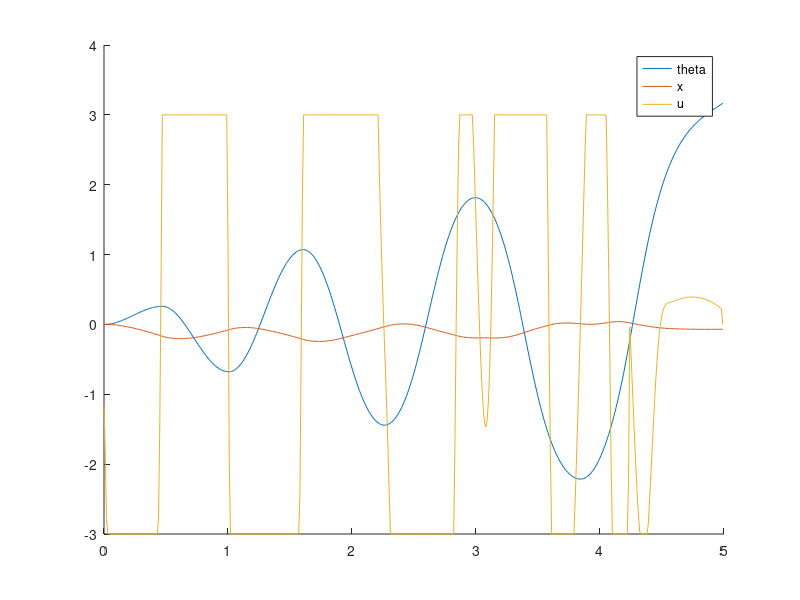

Reproduce this figure in MATLAB.
%==========================================================================
% UNIVERSITAT JAUME I (UJI) - GRADO EN INTELIGENCIA ROBÓTICA
% Alumno: Miguel Porcar Vicent
% Proyecto: TFG_Control_MiguelPorcar (simulacion)
%==========================================================================
% SCRIPT:      control_swingup.m
% CARPETA:     /simulacion/simulaciones_codigo/control_Kx_integrador_cartpole
% DESCRIPCIÓN: Define los parámetros físicos del péndulo invertido y
%              obtiene la respuesta del control SwingUp con PFL
%              
% ENTRADAS:    - Parámetros dinámicos teóricos/identificados del sistema.
% SALIDAS:     - control_swingup_T_XXms.pdf (Validación temporal del controlador)
%==========================================================================
%% 1. PARÁMETROS EXPERIMENTALES DEL SISTEMA
clear; clc; close all;

mc = 1.08;     % Masa del carro (Kg)
mp = 0.12;     % Masa del péndulo (Kg)
M  = mp + mc;  % Masa total del sistema (Kg)
J  = 0.0139;   % Momento de inercia del sistema (Kgm²)
cp = 0.0002;   % Coeficiente de rozamiento del péndulo (Nm·rad/s)
cc = 4.08;     % Coeficiente de rozamiento del carro (Ns/m)
g  = 9.81;     % Aceleración de la gravedad (m/s²)
lcm = 0.3;     % Distancia del centro de masas al eje de rotación (m)

%% 2. GANANCIAS CONTROLADOR
% Inyección de energía
Ke = 30.0;  

%Control de posición (ts = 1.5s, xi = 0.7)
Kp = 8.0; 
Kd = 4.16; 

%% 4. SIMULACIÓN TEMPORAL (MÉTODO RECURSIVO NO LINEAL)
N = 500;          % Número de iteraciones de la simulación
T = 10e-3;        % Periodo de muestreo/integración (s)

% Inicialización de matrices de estado y control
x = zeros(4, N);
x(2, 1) = 0.0;            % Condición inicial del ángulo (0 rad), posición estable
x(4, 1) = 0.05;           % Velocidad angular inicial (rad/s)

u = zeros(1, N);
t = zeros(1, N);

u_max = 3.0;            % Saturación del actuador (N)
E_ref = mp*g*lcm;        % Energía de referencia (Péndulo vertical hacia arriba)

for k = 1:N-1
   % --- Energía mecánica del sistema en instante K ---
   E_c = 0.5* J*x(4, k)^2;
   E_p = - mp*g*lcm*cos(x(2, k));
   E_m =  E_c + E_p; 

   % --- LEY DE CONTROL ---
   x_ddot_r = Ke * x(4, k) * cos(x(2, k)) * (E_m - E_ref) - Kp * x(1, k) - Kd * x(3, k);

   % --- PFL ---
   theta_ddot = (1 / J) * (-mp * g * lcm * sin(x(2, k)) - mp * lcm * cos(x(2, k)) * x_ddot_r - cp * x(4, k));

   u(k) = (mc + mp) * x_ddot_r + mp * lcm * cos(x(2, k)) * theta_ddot - mp * lcm * sin(x(2, k)) * x(4, k)^2 + cc * x(3, k);
   
   % --- Saturación del actuador (Seguridad de la planta) ---
   if (u(k) > u_max)
       u(k) = u_max;
   elseif (u(k) < -u_max)
       u(k) = -u_max;
   end
  
   % --- Dinámica No Lineal ("Realidad Física") ---
   M_t = [M,                     mp*lcm*cos(x(2,k));
          mp*lcm*cos(x(2,k)),    J];
      
   C_t = [cc,   -mp*lcm*x(4,k)*sin(x(2,k));
          0,     cp];
      
   G_t = [0; mp*g*lcm*sin(x(2,k))];
   
   % Vector de derivadas de los estados (Euler)
   f1 = x(3, k);
   f2 = x(4, k);
   f34 = M_t \ ([u(k); 0] - C_t*x(3:4, k) - G_t);
   
   % Integración numérica hacia la siguiente muestra
   x(:, k+1) = x(:, k) + T * [f1; f2; f34];
   t(k+1) = t(k) + T;
end

% Desglose de estados y centrado del ángulo en cero para la gráfica
dist      = x(1, :);
theta     = x(2, :); 
vel       = x(3, :);
theta_dot = x(4, :);

%% Figuras
hold on
plot(t, theta)
plot(t, dist)
plot(t, u);

legend("theta", "x", "u");
